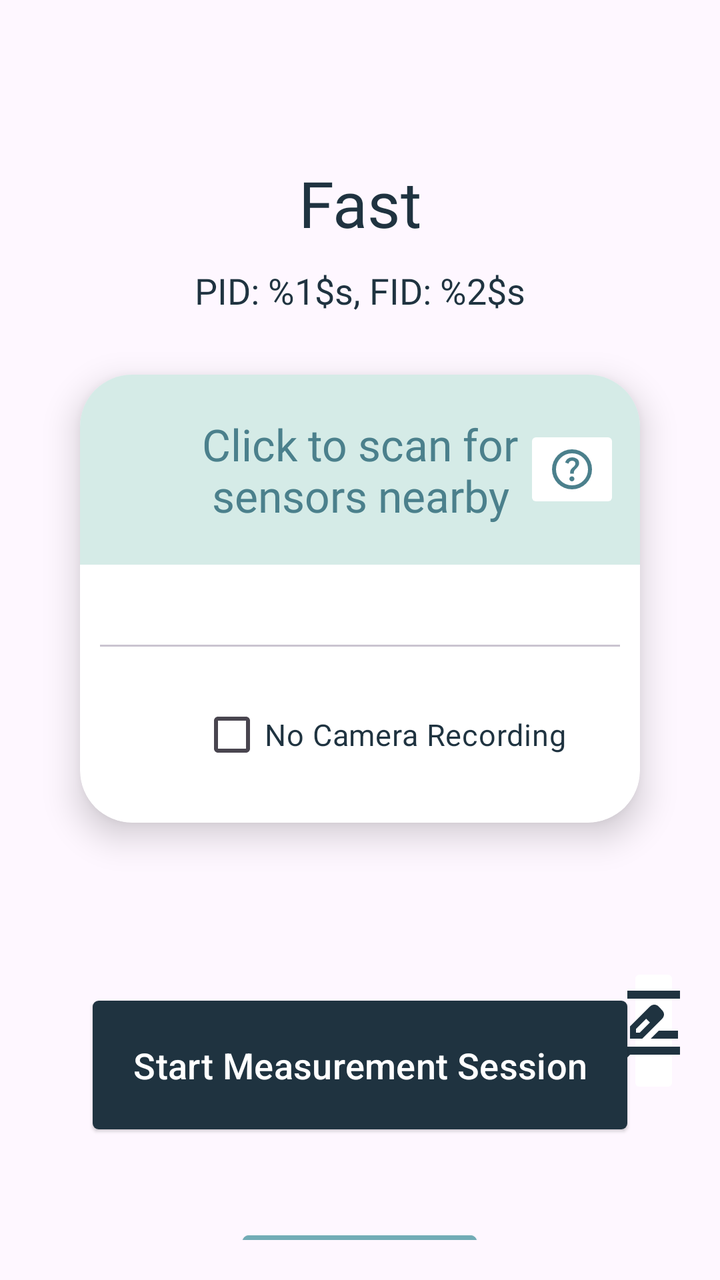
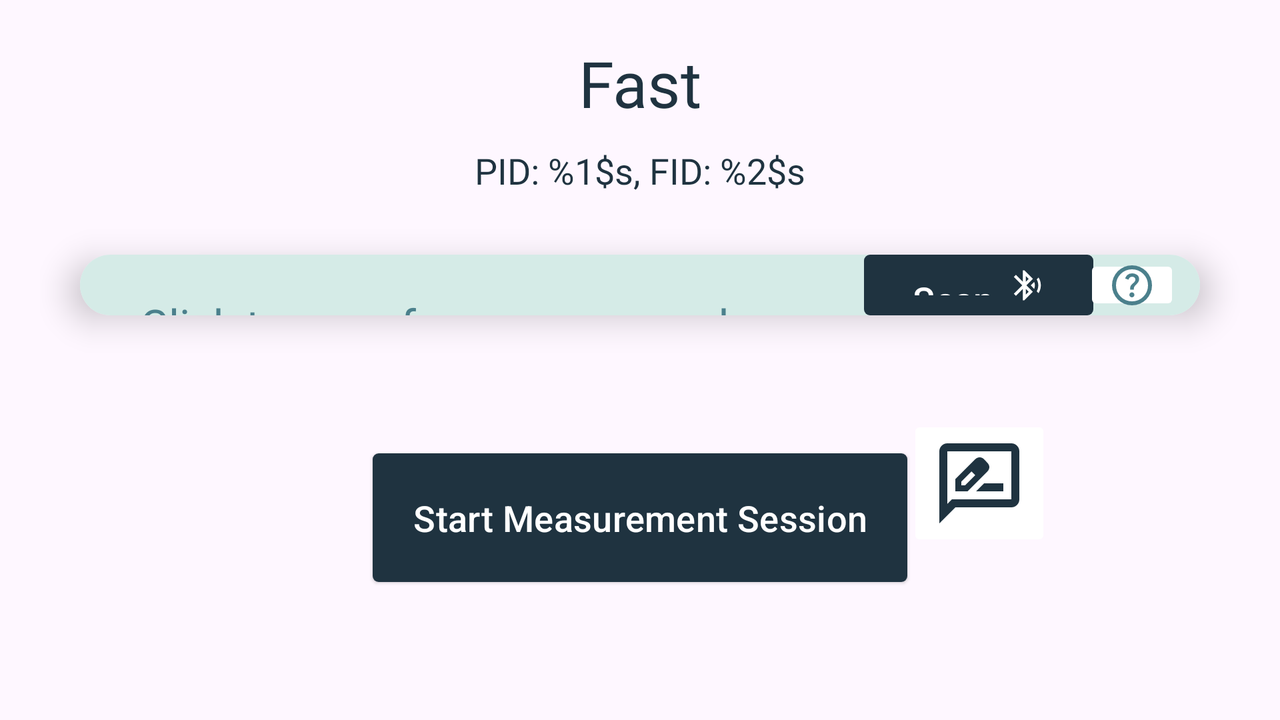

Compare how this app lays out the same screen by default and in its alternative resource folder. The renders come first, then the two layout files and the values they reference.
<!-- AndroidManifest.xml: application theme Theme.iDRINK -->
<!-- res/layout/activity_menu.xml -->
<?xml version="1.0" encoding="utf-8"?>
<LinearLayout xmlns:android="http://schemas.android.com/apk/res/android"
    xmlns:app="http://schemas.android.com/apk/res-auto"
    xmlns:tools="http://schemas.android.com/tools"
    android:layout_width="match_parent"
    android:layout_height="match_parent"
    android:orientation="vertical"
    tools:context="com.llui.idrink.Activities.LoginActivity"
    style="@style/AppTheme"
    android:layout_marginBottom="20dp">

    <TextView
        android:id="@+id/sessionInfo"
        android:layout_width="match_parent"
        android:layout_height="wrap_content"
        style="@style/Heading1"
        android:text="@string/session_info"
        android:textAlignment="center"
        android:layout_marginBottom="10dp"/>

    <TextView
        android:id="@+id/patientInfo"
        android:layout_width="match_parent"
        android:layout_height="wrap_content"
        style="@style/Heading4"
        android:text="@string/patient_info"
        android:textAlignment="center"
        android:layout_marginBottom="10dp"/>
    <TextView
        android:id="@+id/commentTxt"
        android:layout_width="match_parent"
        android:layout_height="wrap_content"
        style="@style/GrayText"
        android:text=""
        android:textAlignment="center"
        android:layout_marginBottom="10dp"
        android:paddingHorizontal="20dp"
        android:visibility="gone"/>

    <androidx.cardview.widget.CardView
        android:layout_marginTop="20dp"
        android:layout_marginHorizontal="20dp"
        android:layout_width="match_parent"
        android:layout_height="wrap_content"
        app:cardElevation="10dp"
        app:cardCornerRadius="26dp">

        <LinearLayout
            android:layout_height="match_parent"
            android:layout_width="match_parent"
            android:orientation="vertical">
            <RelativeLayout
                android:layout_width="match_parent"
                android:layout_height="wrap_content"
                android:background="@color/lightGreen">
                <TextView
                    android:id="@+id/cardHeading"
                    style="@style/Heading3"
                    android:layout_width="wrap_content"
                    android:layout_height="wrap_content"
                    android:layout_marginVertical="20dp"
                    android:layout_marginHorizontal="30dp"
                    android:text="@string/click_to_scan_for_sensors"
                    android:textAlignment="center"
                    android:textColor="@color/darkTurkish"
                    android:background="@color/lightGreen"/>
                <Button
                    style="@style/CustomLoadingButtonStyle"
                    android:id="@+id/scanButton"
                    android:layout_width="wrap_content"
                    android:layout_height="wrap_content"
                    android:layout_toEndOf="@+id/cardHeading"
                    android:layout_centerInParent="true"
                    android:padding="10dp"
                    android:layout_marginStart="20dp"
                    android:contentDescription="@string/scan_button"
                    android:layout_gravity="center"
                    app:icon="@drawable/bluetooth_searching_24px"
                    android:text="@string/scan"/>
                <ImageButton
                    android:id="@+id/helpButtonScanner"
                    android:layout_width="wrap_content"
                    android:layout_height="wrap_content"
                    android:layout_centerVertical="true"
                    android:layout_alignParentEnd="true"
                    android:layout_marginEnd="10dp"
                    android:src="@drawable/help_24px"
                    android:contentDescription="@string/help"
                    android:backgroundTint="@color/zxing_transparent" />
            </RelativeLayout>

        <LinearLayout
            android:layout_gravity="center"
            android:layout_width="match_parent"
            android:layout_height="match_parent"
            android:orientation="vertical">

            <TextView
                android:id="@+id/connectTxt"
                android:layout_width="wrap_content"
                android:layout_height="wrap_content"
                android:text="@string/click_to_connect"
                android:layout_marginTop="10dp"
                android:layout_marginHorizontal="30dp"
                style="@style/GrayText"
                android:visibility="gone"/>


            <androidx.recyclerview.widget.RecyclerView
                android:id="@+id/sensor_recycler_view"
                android:layout_width="wrap_content"
                android:layout_height="wrap_content"
                android:layout_marginHorizontal="80dp"
                android:layout_marginVertical="20dp"

                android:layout_gravity="center"
                app:layoutManager="androidx.recyclerview.widget.LinearLayoutManager"
                android:orientation="horizontal"
                tools:listitem="@layout/item_sensor"/>

            <com.google.android.material.button.MaterialButton
                android:id="@+id/syncButton"
                android:layout_width="wrap_content"
                android:layout_height="wrap_content"
                android:padding="20dp"
                android:contentDescription="@string/sync_button"
                android:src="@drawable/sync_24px"
                android:layout_gravity="center"
                android:layout_marginBottom="20dp"
                android:text="@string/sync"
                app:iconGravity="textEnd"
                app:icon="@drawable/sync_24px"
                android:visibility="gone"/>
            <com.google.android.material.divider.MaterialDivider
                android:layout_width="match_parent"
                android:layout_height="wrap_content"
                android:layout_marginHorizontal="10dp"/>
            <RelativeLayout
                android:layout_width="match_parent"
                android:layout_height="wrap_content"
                android:orientation="horizontal">
                <CheckBox
                    android:id="@+id/noCamBtn"
                    android:layout_width="wrap_content"
                    android:layout_height="wrap_content"
                    android:text="@string/no_camera_recording"
                    style="@style/Heading5"
                    android:layout_marginStart="60dp"
                    android:layout_marginEnd="20dp"
                    android:layout_marginVertical="20dp"/>
                <ImageView
                    android:id="@+id/camLogo"
                    android:layout_width="wrap_content"
                    android:layout_height="wrap_content"
                    android:src="@drawable/photo_camera_24px"
                    android:layout_centerVertical="true"
                    android:layout_toEndOf="@+id/noCamBtn"
                    android:contentDescription="@string/camera_logo"/>

            </RelativeLayout>



            </LinearLayout>
        </LinearLayout>




    </androidx.cardview.widget.CardView>

            <androidx.cardview.widget.CardView
                android:layout_margin="20dp"
                android:layout_marginHorizontal="20dp"
                android:layout_width="match_parent"
                android:layout_height="0dp"
                android:layout_weight="1"
                app:cardElevation="5dp"
                app:cardCornerRadius="26dp">

                <LinearLayout
                    android:layout_width="match_parent"
                    android:layout_height="match_parent"
                    android:orientation="vertical">

                    <RelativeLayout
                        android:layout_width="match_parent"
                        android:layout_height="wrap_content"
                        android:background="@color/lightGreen">
                        <TextView
                            style="@style/Heading3"
                            android:layout_width="wrap_content"
                            android:layout_height="wrap_content"
                            android:layout_centerInParent="true"
                            android:layout_margin="20dp"
                            android:text="@string/historical_header"
                            android:textAlignment="center"
                            android:textColor="@color/darkTurkish" />
                        <ImageButton
                            android:id="@+id/helpButtonHistorical"
                            android:layout_width="wrap_content"
                            android:layout_height="wrap_content"
                            android:layout_centerVertical="true"
                            android:layout_alignParentEnd="true"
                            android:layout_marginEnd="10dp"
                            android:src="@drawable/help_24px"
                            android:contentDescription="@string/help"
                            android:backgroundTint="@color/zxing_transparent" />
                    </RelativeLayout>

                    <TextView
                        android:id="@+id/noHistoryTxt"
                        android:layout_width="match_parent"
                        android:layout_height="wrap_content"
                        style="@style/GrayText"
                        android:text="@string/no_history_note"
                        android:layout_margin="20dp"
                        android:visibility="gone"/>

                    <ListView
                        android:id="@+id/historicalSessionList"
                        android:layout_width="wrap_content"
                        android:layout_height="0dp"
                        android:layout_weight="1"
                        android:layout_margin="20dp"
                        tools:listitem="@layout/item_list"/>

                </LinearLayout>




            </androidx.cardview.widget.CardView>

    <RelativeLayout
        android:layout_width="match_parent"
        android:layout_height="wrap_content"
        android:layout_marginTop="30dp"
        android:layout_marginBottom="30dp">

        <Button
            android:id="@+id/startMeasurementSession"
            android:layout_marginTop="30dp"
            android:padding="20dp"
            android:layout_centerInParent="true"
            android:layout_width="wrap_content"
            android:layout_height="wrap_content"
            android:text="@string/start_measurement_session" />

        <ImageButton
            android:id="@+id/commentButton"
            android:layout_width="wrap_content"
            android:layout_height="wrap_content"
            android:contentDescription="@string/comment_button"
            android:src="@drawable/rate_review_48px"
            android:backgroundTint="@color/white"
            android:layout_toEndOf="@+id/startMeasurementSession" />

    </RelativeLayout>

    <Button
        android:id="@+id/sendDataButton"
        android:layout_gravity="center"
        android:layout_width="wrap_content"
        android:layout_height="wrap_content"
        android:layout_marginBottom="20dp"
        android:text="@string/send_data_btn"
        android:textSize="15sp"
        android:backgroundTint="@color/lightBlue" />


</LinearLayout>
<!-- resources referenced by this layout -->
<resources>
  <color name="darkTurkish">#4b808c</color>
  <color name="lightBlue">#72acb6</color>
  <color name="lightGreen">#d5ebe7</color>
  <color name="white">#FFFFFFFF</color>
  <string name="camera_logo">Camera Logo</string>
  <string name="click_to_connect">Click on the device to connect</string>
  <string name="click_to_scan_for_sensors">Click to scan for sensors nearby</string>
  <string name="comment_button">comment button</string>
  <string name="help">help button</string>
  <string name="historical_header">Historical:</string>
  <string name="no_camera_recording">No Camera Recording</string>
  <string name="no_history_note">No History</string>
  <string name="patient_info">PID: %1$s, FID: %2$s</string>
  <string name="scan">Scan</string>
  <string name="scan_button">scan button</string>
  <string name="send_data_btn">Send Data</string>
  <string name="session_info">Fast</string>
  <string name="start_measurement_session">Start Measurement Session</string>
  <string name="sync">Sync</string>
  <string name="sync_button">sync button</string>
  <style name="AppTheme" parent="Base.Theme.iDRINK">
          <item name="android:paddingTop">80dp</item>
          <item name="android:paddingLeft">20dp</item>
          <item name="android:paddingRight">20dp</item>
      </style>
  <style name="CustomLoadingButtonStyle" parent="Widget.Material3.Button">
          <item name="android:background">@drawable/animated_button_background</item>
          <item name="android:textSize">18sp</item>
          <item name="android:textColor">@color/white</item>
          <item name="iconTint">@color/white</item>
          <item name="iconGravity">textEnd</item>
      </style>
  <style name="GrayText" parent="TextBody">
          <item name="android:textColor">@color/lightGray</item>
      </style>
  <style name="Heading1" parent="Heading">
          <item name="android:textSize">32sp</item>
      </style>
  <style name="Heading3" parent="Heading">
          <item name="android:textSize">22sp</item>
      </style>
  <style name="Heading4" parent="Heading">
          <item name="android:textSize">18sp</item>
      </style>
  <style name="Heading5" parent="Heading">
          <item name="android:textSize">15sp</item>
      </style>
  <style name="Theme.iDRINK" parent="Base.Theme.iDRINK" />
  <color name="grayDarkBlue">#1f3340</color>
  <color name="black">#FF000000</color>
  <style name="TextBody">
          <item name="android:textSize">18sp</item>
      </style>
  <color name="lightGray">#bcbcbc</color>
  <style name="Heading">
          <item name="android:textColor">@color/grayDarkBlue</item>
          <item name="android:textAlignment">center</item>
      </style>
  <color name="turkish">#89c9c8</color>
  <style name="CustomTextAppearance" parent="TextAppearance.AppCompat">
          <item name="fontFamily">@font/signika_variable</item>
          <item name="android:fontFamily">@font/signika_variable</item>
      </style>
  <style name="CustomButtonStyle" parent="Widget.Material3.Button.ElevatedButton">
          <item name="backgroundTint">@color/button_state_colors</item>
          <item name="android:textSize">18sp</item>
          <item name="android:textColor">@color/white</item>
          <item name="cornerRadius">3dp</item>
          <item name="iconTint">@color/white</item>
          <item name="iconGravity">textEnd</item>
      </style>
  <style name="CustomOutlinedButton" parent="Widget.Material3.Button.OutlinedButton">
          <item name="cornerRadius">10dp</item>
          <item name="strokeWidth">1dp</item>
          <item name="strokeColor">@color/outlined_button_state_stroke_color</item>
          <item name="android:textSize">18sp</item>
          <item name="android:textColor">@color/outlined_button_state_stroke_color</item>
      </style>
  <!-- some entries are left out for length -->
</resources>
<!-- res/layout-land/activity_menu.xml (the repository's variant of the layout above) -->
<!-- drawn on the phone turned sideways -->
<?xml version="1.0" encoding="utf-8"?>
<LinearLayout xmlns:android="http://schemas.android.com/apk/res/android"
    xmlns:app="http://schemas.android.com/apk/res-auto"
    xmlns:tools="http://schemas.android.com/tools"
    android:layout_width="match_parent"
    android:layout_height="match_parent"
    android:orientation="vertical"
    tools:context="com.llui.idrink.Activities.LoginActivity"
    style="@style/AppThemeLand"
    android:layout_marginBottom="20dp">

    <TextView
        android:id="@+id/sessionInfo"
        android:layout_width="match_parent"
        android:layout_height="wrap_content"
        style="@style/Heading1"
        android:text="@string/session_info"
        android:textAlignment="center"
        android:layout_marginBottom="10dp"/>

    <TextView
        android:id="@+id/patientInfo"
        android:layout_width="match_parent"
        android:layout_height="wrap_content"
        style="@style/Heading4"
        android:text="@string/patient_info"
        android:textAlignment="center"
        android:layout_marginBottom="10dp"/>
    <TextView
        android:id="@+id/commentTxt"
        android:layout_width="match_parent"
        android:layout_height="wrap_content"
        style="@style/GrayText"
        android:text=""
        android:textAlignment="center"
        android:layout_marginBottom="10dp"
        android:paddingHorizontal="20dp"
        android:visibility="gone"/>
    <LinearLayout
        android:layout_width="match_parent"
        android:layout_height="0dp"
        android:layout_weight="1"
        android:orientation="horizontal">
        <androidx.cardview.widget.CardView
            android:layout_marginVertical="20dp"
            android:layout_marginHorizontal="20dp"
            android:layout_width="wrap_content"
            android:layout_height="match_parent"
            app:cardElevation="10dp"
            app:cardCornerRadius="26dp">

            <LinearLayout
                android:layout_height="match_parent"
                android:layout_width="wrap_content"
                android:orientation="vertical">
                <RelativeLayout
                    android:layout_width="match_parent"
                    android:layout_height="wrap_content"
                    android:background="@color/lightGreen">
                    <TextView
                        android:id="@+id/cardHeading"
                        style="@style/Heading3"
                        android:layout_width="wrap_content"
                        android:layout_height="wrap_content"
                        android:layout_marginVertical="20dp"
                        android:layout_marginHorizontal="30dp"
                        android:text="@string/click_to_scan_for_sensors"
                        android:textAlignment="center"
                        android:textColor="@color/darkTurkish"
                        android:background="@color/lightGreen"/>
                    <Button
                        style="@style/CustomLoadingButtonStyle"
                        android:id="@+id/scanButton"
                        android:layout_width="wrap_content"
                        android:layout_height="wrap_content"
                        android:layout_toEndOf="@+id/cardHeading"
                        android:layout_centerInParent="true"
                        android:layout_marginStart="20dp"
                        android:contentDescription="@string/scan_button"
                        android:layout_gravity="center"
                        app:icon="@drawable/bluetooth_searching_24px"
                        android:text="@string/scan"/>
                    <ImageButton
                        android:id="@+id/helpButtonScanner"
                        android:layout_width="wrap_content"
                        android:layout_height="wrap_content"
                        android:layout_centerVertical="true"
                        android:layout_alignParentEnd="true"
                        android:layout_marginEnd="10dp"
                        android:src="@drawable/help_24px"
                        android:contentDescription="@string/help"
                        android:backgroundTint="@color/zxing_transparent" />
                </RelativeLayout>
            <ScrollView
                android:layout_width="wrap_content"
                android:layout_height="match_parent">

            <LinearLayout
                android:layout_gravity="center"
                android:layout_width="wrap_content"
                android:layout_height="wrap_content"
                android:orientation="vertical">

                <TextView
                    android:id="@+id/connectTxt"
                    android:layout_width="wrap_content"
                    android:layout_height="wrap_content"
                    android:text="@string/click_to_connect"
                    android:layout_marginTop="10dp"
                    android:layout_marginHorizontal="30dp"
                    style="@style/GrayText"
                    android:visibility="gone"/>


                <androidx.recyclerview.widget.RecyclerView
                    android:id="@+id/sensor_recycler_view"
                    android:layout_width="500dp"
                    android:layout_height="wrap_content"
                    android:layout_marginHorizontal="60dp"
                    android:layout_marginVertical="20dp"

                    android:layout_gravity="center"
                    app:layoutManager="androidx.recyclerview.widget.LinearLayoutManager"
                    android:orientation="horizontal"
                    tools:listitem="@layout/item_sensor"/>

                <com.google.android.material.button.MaterialButton
                    android:id="@+id/syncButton"
                    android:layout_width="wrap_content"
                    android:layout_height="wrap_content"
                    android:padding="20dp"
                    android:contentDescription="@string/sync_button"
                    android:src="@drawable/sync_24px"
                    android:layout_gravity="center"
                    android:layout_marginBottom="20dp"
                    android:text="@string/sync"
                    app:iconGravity="textEnd"
                    app:icon="@drawable/sync_24px"
                    android:visibility="gone"/>
                <com.google.android.material.divider.MaterialDivider
                    android:layout_width="match_parent"
                    android:layout_height="wrap_content"
                    android:layout_marginHorizontal="10dp"/>
                <RelativeLayout
                    android:layout_width="match_parent"
                    android:layout_height="wrap_content"
                    android:orientation="horizontal">
                    <CheckBox
                        android:id="@+id/noCamBtn"
                        android:layout_width="wrap_content"
                        android:layout_height="wrap_content"
                        android:text="@string/no_camera_recording"
                        style="@style/Heading5"
                        android:layout_marginStart="60dp"
                        android:layout_marginEnd="20dp"
                        android:layout_marginVertical="20dp"/>
                    <ImageView
                        android:id="@+id/camLogo"
                        android:layout_width="wrap_content"
                        android:layout_height="wrap_content"
                        android:src="@drawable/photo_camera_24px"
                        android:layout_centerVertical="true"
                        android:layout_toEndOf="@+id/noCamBtn"
                        android:contentDescription="@string/camera_logo"/>

                </RelativeLayout>
                </LinearLayout>
            </ScrollView>
            </LinearLayout>
        </androidx.cardview.widget.CardView>

        <androidx.cardview.widget.CardView
            android:layout_margin="20dp"
            android:layout_marginHorizontal="20dp"
            android:layout_width="wrap_content"
            android:layout_height="wrap_content"
            app:cardElevation="5dp"
            app:cardCornerRadius="26dp">

            <LinearLayout
                android:layout_width="wrap_content"
                android:layout_height="match_parent"
                android:orientation="vertical">

                <RelativeLayout
                    android:layout_width="match_parent"
                    android:layout_height="wrap_content"
                    android:background="@color/lightGreen">
                    <TextView
                        android:id="@+id/historicalTitle"
                        style="@style/Heading3"
                        android:layout_width="wrap_content"
                        android:layout_height="wrap_content"
                        android:layout_alignParentStart="true"
                        android:layout_marginVertical="20dp"
                        android:layout_marginHorizontal="40dp"
                        android:text="@string/historical_header"
                        android:textAlignment="center"
                        android:textColor="@color/darkTurkish" />
                    <Button
                        android:id="@+id/sendDataButton"
                        android:layout_toEndOf="@id/historicalTitle"
                        android:layout_gravity="center"
                        android:layout_width="wrap_content"
                        android:layout_height="wrap_content"
                        android:layout_marginVertical="10dp"
                        android:text="@string/send_data_btn"
                        android:textSize="15sp"
                        android:backgroundTint="@color/lightBlue" />
                    <ImageButton
                        android:id="@+id/helpButtonHistorical"
                        android:layout_width="wrap_content"
                        android:layout_height="wrap_content"
                        android:layout_centerVertical="true"
                        android:layout_alignParentEnd="true"
                        android:layout_marginEnd="10dp"
                        android:src="@drawable/help_24px"
                        android:contentDescription="@string/help"
                        android:backgroundTint="@color/zxing_transparent" />
                </RelativeLayout>

                <TextView
                    android:id="@+id/noHistoryTxt"
                    android:layout_width="match_parent"
                    android:layout_height="wrap_content"
                    style="@style/GrayText"
                    android:text="@string/no_history_note"
                    android:layout_margin="20dp"
                    android:visibility="gone"/>

                <ListView
                    android:id="@+id/historicalSessionList"
                    android:layout_width="wrap_content"
                    android:layout_height="0dp"
                    android:layout_weight="1"
                    android:layout_margin="20dp"
                    tools:listitem="@layout/item_list"/>

            </LinearLayout>
        </androidx.cardview.widget.CardView>
    </LinearLayout>

    <RelativeLayout
        android:layout_width="match_parent"
        android:layout_height="wrap_content"
        android:layout_marginTop="30dp"
        android:layout_marginBottom="30dp">

        <Button
            android:id="@+id/startMeasurementSession"
            android:layout_centerInParent="true"
            android:layout_marginTop="30dp"
            android:layout_marginStart="160dp"
            android:padding="20dp"
            android:layout_width="wrap_content"
            android:layout_height="wrap_content"
            android:text="@string/start_measurement_session" />

        <ImageButton
            android:id="@+id/commentButton"
            android:layout_width="wrap_content"
            android:layout_height="wrap_content"
            android:contentDescription="@string/comment_button"
            android:src="@drawable/rate_review_48px"
            android:backgroundTint="@color/white"
            android:layout_toEndOf="@+id/startMeasurementSession" />

    </RelativeLayout>



</LinearLayout>
<!-- resources referenced by the variant -->
<!-- as the phone turned sideways resolves them -->
<resources>
  <color name="darkTurkish">#4b808c</color>
  <color name="lightBlue">#72acb6</color>
  <color name="lightGreen">#d5ebe7</color>
  <color name="white">#FFFFFFFF</color>
  <string name="camera_logo">Camera Logo</string>
  <string name="click_to_connect">Click on the device to connect</string>
  <string name="click_to_scan_for_sensors">Click to scan for sensors nearby</string>
  <string name="comment_button">comment button</string>
  <string name="help">help button</string>
  <string name="historical_header">Historical:</string>
  <string name="no_camera_recording">No Camera Recording</string>
  <string name="no_history_note">No History</string>
  <string name="patient_info">PID: %1$s, FID: %2$s</string>
  <string name="scan">Scan</string>
  <string name="scan_button">scan button</string>
  <string name="send_data_btn">Send Data</string>
  <string name="session_info">Fast</string>
  <string name="start_measurement_session">Start Measurement Session</string>
  <string name="sync">Sync</string>
  <string name="sync_button">sync button</string>
  <style name="AppThemeLand" parent="Base.Theme.iDRINK">
          <item name="android:paddingTop">20dp</item>
          <item name="android:paddingLeft">20dp</item>
          <item name="android:paddingRight">20dp</item>
      </style>
  <style name="CustomLoadingButtonStyle" parent="Widget.Material3.Button">
          <item name="android:background">@drawable/animated_button_background</item>
          <item name="android:textSize">18sp</item>
          <item name="android:textColor">@color/white</item>
          <item name="iconTint">@color/white</item>
          <item name="iconGravity">textEnd</item>
      </style>
  <style name="GrayText" parent="TextBody">
          <item name="android:textColor">@color/lightGray</item>
      </style>
  <style name="Heading1" parent="Heading">
          <item name="android:textSize">32sp</item>
      </style>
  <style name="Heading3" parent="Heading">
          <item name="android:textSize">22sp</item>
      </style>
  <style name="Heading4" parent="Heading">
          <item name="android:textSize">18sp</item>
      </style>
  <style name="Heading5" parent="Heading">
          <item name="android:textSize">15sp</item>
      </style>
  <style name="Theme.iDRINK" parent="Base.Theme.iDRINK" />
  <color name="grayDarkBlue">#1f3340</color>
  <color name="black">#FF000000</color>
  <style name="TextBody">
          <item name="android:textSize">18sp</item>
      </style>
  <color name="lightGray">#bcbcbc</color>
  <style name="Heading">
          <item name="android:textColor">@color/grayDarkBlue</item>
          <item name="android:textAlignment">center</item>
      </style>
  <color name="turkish">#89c9c8</color>
  <style name="CustomTextAppearance" parent="TextAppearance.AppCompat">
          <item name="fontFamily">@font/signika_variable</item>
          <item name="android:fontFamily">@font/signika_variable</item>
      </style>
  <style name="CustomButtonStyle" parent="Widget.Material3.Button.ElevatedButton">
          <item name="backgroundTint">@color/button_state_colors</item>
          <item name="android:textSize">18sp</item>
          <item name="android:textColor">@color/white</item>
          <item name="cornerRadius">3dp</item>
          <item name="iconTint">@color/white</item>
          <item name="iconGravity">textEnd</item>
      </style>
  <style name="CustomOutlinedButton" parent="Widget.Material3.Button.OutlinedButton">
          <item name="cornerRadius">10dp</item>
          <item name="strokeWidth">1dp</item>
          <item name="strokeColor">@color/outlined_button_state_stroke_color</item>
          <item name="android:textSize">18sp</item>
          <item name="android:textColor">@color/outlined_button_state_stroke_color</item>
      </style>
  <!-- some entries are left out for length -->
</resources>
